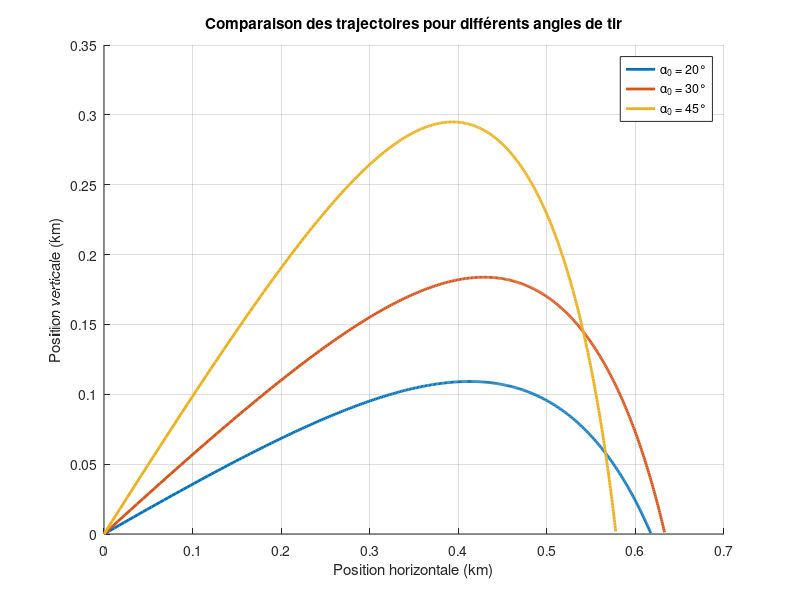

Reproduce this figure in MATLAB.
% Compare trajectories for several launch angles.
% This function simulates the same projectile launched with different
% initial angles, then compares the resulting ranges, altitudes and
% flight times on a single figure and in a text log.
%
% Generated outputs:
%   - out/images/comparaison_trajectoires_angles.png
%   - out/logs/log_compare_angles.txt
%
% Main steps:
%   1. Define physical parameters and drag coefficients
%   2. Simulate the trajectory for each launch angle
%   3. Compute summary quantities
%   4. Save a comparison plot and a log file
function compare_projectile_angles()
    base_dir = fileparts(mfilename('fullpath'));
    project_dir = fileparts(fileparts(base_dir));
    out_dir = fullfile(project_dir, 'out', 'logs');
    images_dir = fullfile(project_dir, 'out', 'images');

    % Création des dossiers de sortie
    if ~exist(out_dir, 'dir')
        mkdir(out_dir);
    end
    if ~exist(images_dir, 'dir')
        mkdir(images_dir);
    end

    % Ouverture du fichier log
    log_file = fopen(fullfile(out_dir, 'log_compare_angles.txt'), 'w');

    % Paramètres physiques
    g = 9.80665;                % gravité (m/s^2)
    ro = 7850;                  % densité acier (kg/m^3)
    r = 0.03;                   % rayon projectile (m)
    m = 4/3 * pi * r^3 * ro;    % masse (kg)

    eta = 1.81e-5;              % viscosité de l'air
    b1 = 6 * pi * eta * r;      % coefficient linéaire
    c = 0.469;                  % coefficient de forme
    ro0 = 1.22;                 % densité de l'air
    b2 = c * 4 * pi * r^2 * ro0 / 2;   % coefficient quadratique

    % Condition initiale commune
    v0 = 300;                   % vitesse initiale (m/s)

    % Angles à comparer
    angles = [20, 30, 45];

    % Figure de comparaison des trajectoires
    figure('Position', [100, 100, 900, 600]);
    hold on;
    grid on;
    title('Comparaison des trajectoires pour différents angles de tir');
    xlabel('Position horizontale (km)');
    ylabel('Position verticale (km)');

    for k = 1:length(angles)
        alpha0 = angles(k);

        % Calcul de la trajectoire
        [t, vx, vy, x, y] = compute_trajectory(v0, alpha0, b1, b2, g, m);

        % Calcul des grandeurs physiques
        [tf, b, h, tu, tc, Q] = compute_quantities_simple(t, vx, vy, x, y, v0, m);

        % Tracé de la trajectoire
        plot(x/1e3, y/1e3, 'LineWidth', 2, 'DisplayName', ...
            ['\alpha_0 = ', num2str(alpha0), '°']);

        % Écriture dans le fichier log
        fprintf(log_file, '=========== Angle = %d degres ===========\n', alpha0);
        fprintf(log_file, 'Temps de vol         : %.4f s\n', tf);
        fprintf(log_file, 'Portee               : %.4f km\n', b/1e3);
        fprintf(log_file, 'Altitude maximale    : %.4f km\n', h/1e3);
        fprintf(log_file, 'Temps de montee      : %.4f s\n', tu);
        fprintf(log_file, 'Temps de descente    : %.4f s\n', tc);
        fprintf(log_file, 'Chaleur produite     : %.4f kJ\n', Q/1e3);
        fprintf(log_file, '=========================================\n\n');

        % Affichage console
        fprintf('Angle = %d° | tf = %.2f s | Portee = %.2f km | hmax = %.2f km\n', ...
            alpha0, tf, b/1e3, h/1e3);
    end

    legend('Location', 'best');
    saveas(gcf, fullfile(images_dir, 'comparaison_trajectoires_angles.png'));

    fclose(log_file);
end


function [t, vx, vy, x, y] = compute_trajectory(v0, alpha0, b1, b2, g, m)
    % Numerically integrates the projectile motion with linear and
    % quadratic drag using an explicit Euler scheme.

    t0 = 0;
    tf = 2 * v0 / g * sind(alpha0);
    N = 1000;
    t = linspace(t0, tf, N);
    dt = t(2) - t(1);

    vx = zeros(1, N);
    vy = zeros(1, N);
    x = zeros(1, N);
    y = zeros(1, N);

    vx(1) = v0 * cosd(alpha0);
    vy(1) = v0 * sind(alpha0);

    for i = 1:N-1
        v = sqrt(vx(i)^2 + vy(i)^2);
        aux = 1 - dt * (b1 + b2 * v) / m;

        vx(i+1) = vx(i) * aux;
        vy(i+1) = vy(i) * aux - g * dt;

        x(i+1) = x(i) + vx(i) * dt;
        y(i+1) = y(i) + vy(i) * dt;

        if y(i+1) < 0
            break;
        end
    end

    t = t(1:i);
    vx = vx(1:i);
    vy = vy(1:i);
    x = x(1:i);
    y = y(1:i);
end


function [tf, b, h, tu, tc, Q] = compute_quantities_simple(t, vx, vy, x, y, v0, m)
    % Extracts flight metrics from the simulated trajectory:
    % final time, range, peak altitude, ascent/descent times and the
    % estimated kinetic energy lost to heat.

    tf = t(end);
    b = x(end);
    h = max(y);

    [~, idx_h] = max(y);
    tu = t(idx_h);
    tc = tf - tu;

    Q = 0.5 * m * (v0^2 - vx(end)^2 - vy(end)^2);
end
